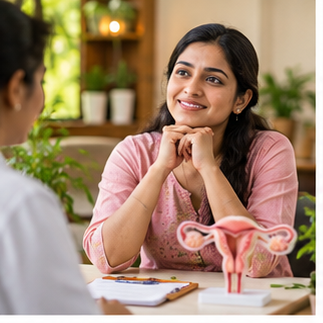
#> input picture assets/optimized/generated-disease-1.png, 323 x 323 px; its folder holds 4 pictures in this run
$ python trim_disease_images.py
#> lines starting #> are read from the running program, lines starting #| are printed output that depends on the picture
"""Remove only the white seams from the current treatment image crops.

The originals stay untouched. Coordinates were checked against the existing
323 x 323 generated-disease images, including the adjacent-image seams.
"""

from pathlib import Path
from PIL import Image


ROOT = Path(__file__).resolve().parent / "assets" / "optimized"
CROPS = {
    1: (0, 0, 316, 316),
    3: (7, 0, 322, 316),
    4: (7, 0, 323, 316),
    5: (14, 0, 323, 316),
    6: (0, 0, 317, 307),
    7: (4, 0, 322, 307),
    8: (7, 0, 322, 307),
    10: (15, 0, 323, 307),
    11: (0, 0, 317, 323),
    12: (4, 0, 322, 323),
    13: (7, 0, 322, 323),
    14: (7, 0, 323, 323),
    15: (15, 0, 323, 323),
}


for number, bounds in CROPS.items():
    source = ROOT / f"generated-disease-{number}.png"
    target = ROOT / f"generated-disease-{number}-trim.png"
    with Image.open(source) as image:
#> image is the input picture: PIL image 323x323 RGBA; mean R, G, B, A 162.7, 136.4, 111.5, 255
        if image.size != (323, 323):
            raise ValueError(f"Unexpected size for {source.name}: {image.size}")
        image.crop(bounds).save(target, optimize=True)
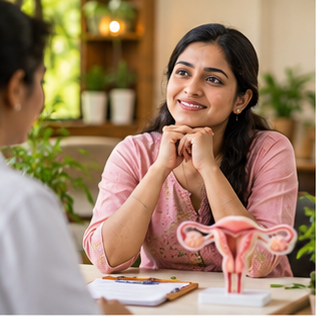
#> saved as generated-disease-1-trim.png: PIL image 316x316 RGBA; mean R, G, B, A 158.7, 131.2, 105.1, 255
#> (the run stopped early here; a loop or call above may not have finished)
